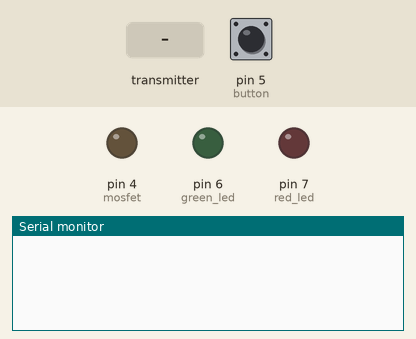
Bench run of a sketch on a simulated Arduino Uno, built with avr-gcc and run on an emulated ATmega328P. On the bench: output pins drawn as LEDs (lit = HIGH), the last lines printed to the serial monitor. The inputs (shaded band) are chosen by the test bench; at power-on: pin 5 (button) HIGH. No radio packets arrive unless stated.

Above: at 1.2 s.
1.3 s: pin 5 (button) pulled LOW for 0.15 s
At 2.5 s:
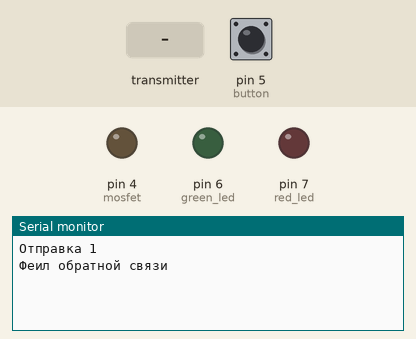
2.9 s: the transmitter starts sending ackData.0 = 0
At 2.97 s:
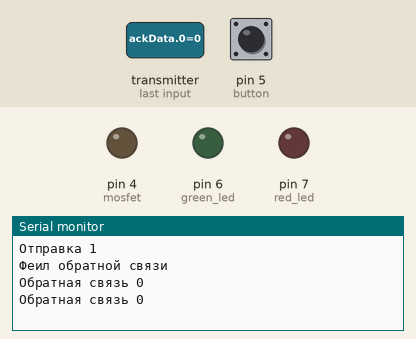
4.8 s: the transmitter starts sending ackData.0 = 256
At 4.87 s:
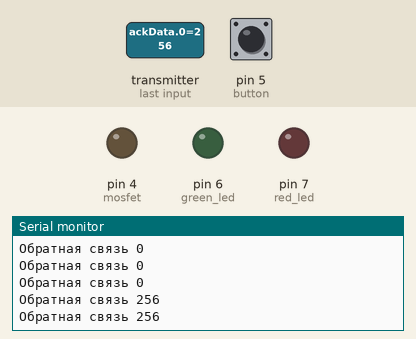
7.8 s: pin 5 (button) pulled LOW for 1 s
At 7.97 s:
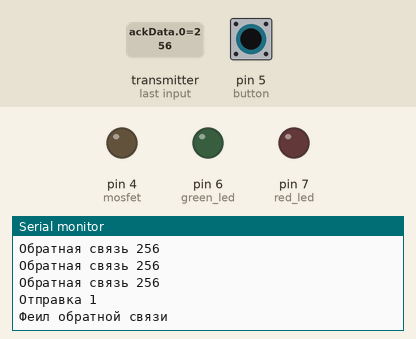
11.8 s: the transmitter starts sending ackData.0 = 512
At 11.92 s:
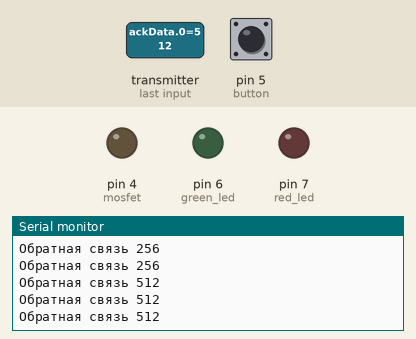
14.8 s: pin 5 (button) driven LOW
At 14.97 s:
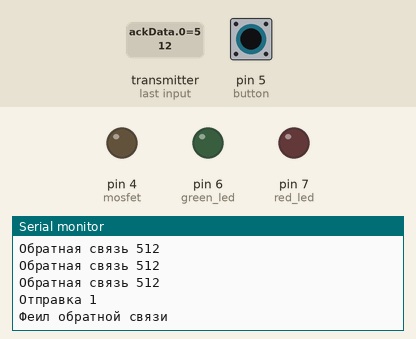
Timing chart, 0 to 17.8 s (numbered marks = the images above; inputs shaded):
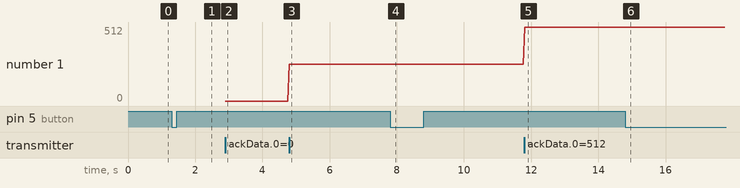

Measured:
- after the input at 1.3 s, the serial monitor: prints a new line at once (image 1)
- after the input at 2.9 s, the serial monitor: prints a new line at once (image 2)
- after the input at 4.8 s, the serial monitor: prints a new line at once (image 3)
- after the input at 7.8 s, the serial monitor: prints a new line at once (image 4)
- after the input at 11.8 s, the serial monitor: prints a new line at once (image 5)
- after the input at 14.8 s, the serial monitor: prints a new line at once (image 6)
- plotted number 1: 0 → 256 after the input at 4.8 s, 256 → 512 after the input at 11.8 s

The sketch:

TX.ino
```cpp
#include <SPI.h>                                               // Подключаем библиотеку для работы с шиной SPI.
#include <nRF24L01.h>                                          // Подключаем файл настроек из библиотеки RF24.
#include <RF24.h>                                              // Подключаем библиотеку для работы с nRF24L01+.
RF24     radio(9, 10);                                         // Создаём объект radio для работы с библиотекой RF24, указывая номера выводов модуля (CE, SS)

#define numPlayer 1

#define mosfet 4  //мосфет
#define button 5  //кнопка
#define green_led 6  //красный светодиод
#define red_led 7  //зеленый светодиод
byte butt;
bool flag = 0;
bool flag2 = 0;
int myData[1];                                            // Объявляем массив для приёма и хранения данных (до 32 байт включительно).
int ackData[1];
int rxData[1];
void setup() {
  Serial.begin(9600);
  radio.begin           ();                                  // Инициируем работу модуля nRF24L01+.
  radio.setChannel      (0x4c);                                // Указываем канал передачи данных (от 0 до 125), 27 - значит передача данных осуществляется на частоте 2,427 ГГц.
  radio.setDataRate     (RF24_2MBPS);                        // Указываем скорость передачи данных (RF24_250KBPS, RF24_1MBPS, RF24_2MBPS), RF24_1MBPS - 1Мбит/сек.
  radio.setPALevel      (RF24_PA_MAX);                       // Указываем мощность передатчика (RF24_PA_MIN=-18dBm, RF24_PA_LOW=-12dBm, RF24_PA_HIGH=-6dBm, RF24_PA_MAX=0dBm).
  radio.enableAckPayload();                                  // Указываем что в пакетах подтверждения приёма есть блок с пользовательскими данными.
  radio.enableDynamicPayloads();

  radio.openWritingPipe (0xAABBCCDD11LL);                    // Открываем трубу с адресом 0xAABBCCDD11 для передачи данных (передатчик может одновременно вещать только по одной трубе).

  radio.openReadingPipe (1, 0xAABBCCDD77LL);
  pinMode(button, INPUT_PULLUP);  //подключение кнопки
  pinMode(mosfet, OUTPUT);      //подключение мосфета
  pinMode(red_led, OUTPUT);      //подключение красного светодиода
  pinMode(green_led, OUTPUT);      //подключение зеленого светодиода

  myData[0] = numPlayer;
}

void win() {
  digitalWrite(mosfet, 1);
  digitalWrite(red_led, 1);
  digitalWrite(green_led, 0);
}

void loop() {
  butt = digitalRead(button);
  if (!butt && !flag) {
    radio.stopListening();
    flag = !flag;
    if (radio.write(&myData, sizeof(myData))) {
      Serial.print("Отправка "); Serial.println(myData[0]);
    } else Serial.println("Феил отправки");

    if (radio.isAckPayloadAvailable()) {
      radio.read(&ackData, sizeof(ackData));
      if (ackData[0] == numPlayer * 11) win();
      Serial.print("Обратная связь "); Serial.println(ackData[0]);
    } else Serial.println("Феил обратной связи");

    delay(200);
  }
  if (butt && flag) flag = !flag;

  radio.startListening  ();
  if (radio.available(0xAABBCCDD77LL)) {
    radio.read(&rxData, sizeof(rxData));
    Serial.print("Обратная связь "); Serial.println(rxData[0]);
   // flag = !flag;
   radio.flush_tx();
  }
  if (radio.rxFifoFull()) radio.flush_tx();

}
```
